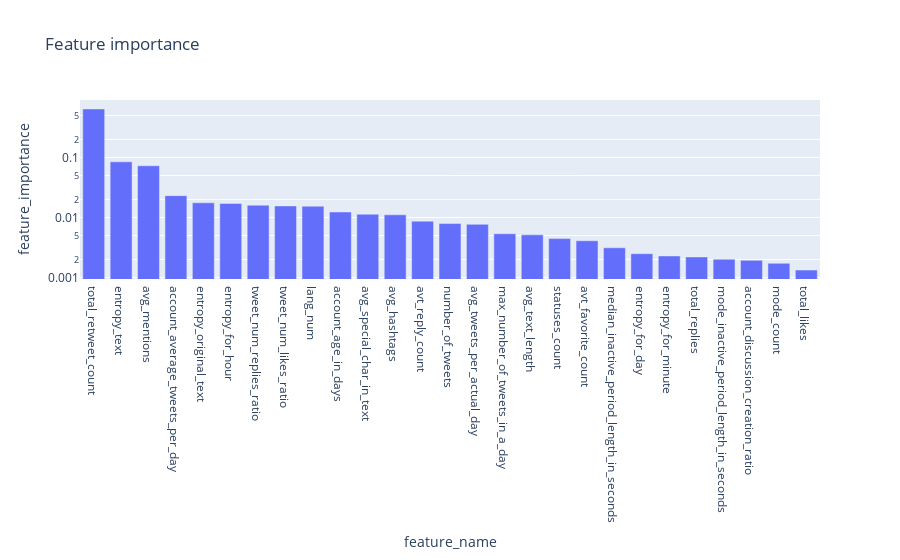

Notebook cell for this chart:
### Markdown cell above
### Feature Selection / Dimensionality reduction

Now that our data is standardized, we can take a look at what features provide the most information to our desicionmaking process.

### Code cell
useless_features = plot_feature_importance(df, label, max_tree_depth=10)

### Figure 1 — Plotly figure (JSON) as saved in the notebook; plotly's stock layout.template omitted (floating-point values rounded to 4 significant figures)
{"data": [{"alignmentgroup": "True", "hovertemplate": "feature_name=%{x}<br>feature_importance=%{y}<extra></extra>", "legendgroup": "", "marker": {"color": "#636efa", "pattern": {"shape": ""}}, "name": "", "offsetgroup": "", "orientation": "v", "showlegend": false, "textposition": "auto", "type": "bar", "x": ["total_retweet_count", "entropy_text", "avg_mentions", "account_average_tweets_per_day", "entropy_original_text", "entropy_for_hour", "tweet_num_replies_ratio", "tweet_num_likes_ratio", "lang_num", "account_age_in_days", "avg_special_char_in_text", "avg_hashtags", "avt_reply_count", "number_of_tweets", "avg_tweets_per_actual_day", "max_number_of_tweets_in_a_day", "avg_text_length", "statuses_count", "avt_favorite_count", "median_inactive_period_length_in_seconds", "entropy_for_day", "entropy_for_minute", "total_replies", "mode_inactive_period_length_in_seconds", "account_discussion_creation_ratio", "mode_count", "total_likes"], "xaxis": "x", "y": [0.6425, 0.08459, 0.07267, 0.02312, 0.01757, 0.01716, 0.01602, 0.01559, 0.01543, 0.01236, 0.01134, 0.01109, 0.008694, 0.007924, 0.007697, 0.005365, 0.005139, 0.004451, 0.004097, 0.003129, 0.002496, 0.002289, 0.002205, 0.002018, 0.001937, 0.001727, 0.001333], "yaxis": "y"}], "layout": {"barmode": "relative", "legend": {"tracegroupgap": 0}, "title": {"text": "Feature importance"}, "xaxis": {"anchor": "y", "domain": [0, 1], "title": {"text": "feature_name"}}, "yaxis": {"anchor": "x", "domain": [0, 1], "title": {"text": "feature_importance"}, "type": "log"}}}
